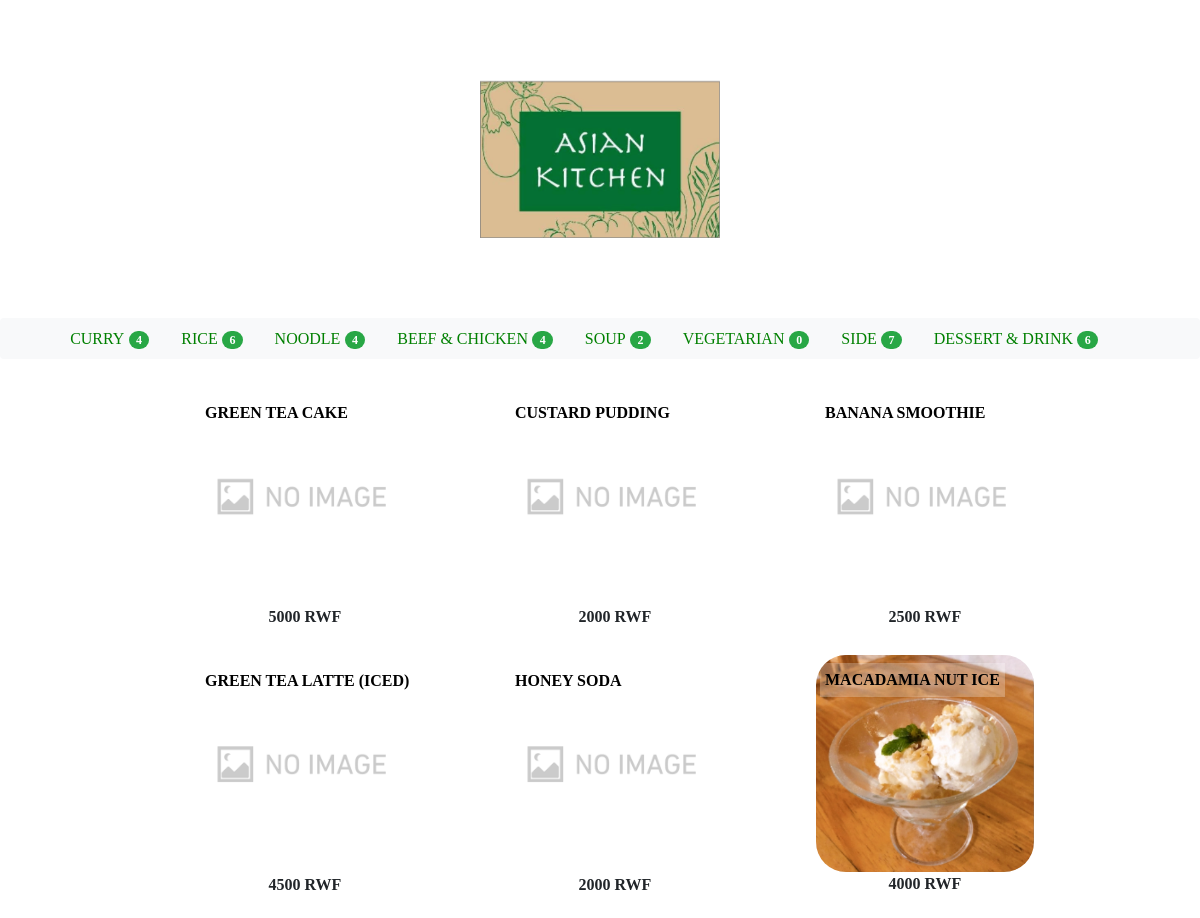
The app's page /categories/dessert_and_drink/ with its own data.
### delivery/models.py (models this page shows, shortened)
class Category(models.Model):
    kind = models.CharField(max_length=255)
    slug = models.SlugField(unique=True)
    timestamp = models.DateTimeField(auto_now_add=True)

class Food(models.Model):
    category = models.ForeignKey(Category, on_delete=models.PROTECT)
    name = models.CharField(max_length=255)
    price = models.IntegerField(default=0)
    description = models.TextField(blank=True)
    created_at = models.DateTimeField(auto_now_add=True)
    updated_at = models.DateTimeField(auto_now=True)
    published_at = models.DateTimeField(blank=True, null=True)
    image = models.ImageField(
        upload_to='food_images/', null=True, blank=True)
    is_sale = models.BooleanField(default=True)
    class Meta:
        ordering = ['-created_at']

### delivery/views.py (the view)
class CategoryFoodView(ListView):
    model = Food
    template_name = 'delivery/category_food.html'
    def get_queryset(self):
        category_slug = self.kwargs['category_slug']
        self.category = get_object_or_404(Category, slug=category_slug)
        qs = super().get_queryset().filter(category=self.category)
        return qs
    def get_context_data(self, **kwargs):
        context = super().get_context_data(**kwargs)
        context['category'] = self.category
        return context

### dbsite/context_processors.py (called while the page is built)
def common(request):
    context = {
        'categories': Category.objects.annotate(
            num_foods=Count('food', filter=Q(food__is_sale=True))),
    }
    return context

### delivery/templates/delivery/category_food.html (shortened to what this page needs)
{% extends "base.html" %}
{% load static %}
{% block content %}
<br>
<ul id="gallery">
  {% for food in object_list %}
  <li class="item">
    <figure>
      <a href="{% url 'delivery:detail_food' food.name %}">
        <img src="{{ food.image.url }}">
      </a>
      <p>{{ food.name }}</p>
      <figcaption>{{ food.price }} RWF</figcaption>
    </figure>
  </li>
  {% endfor %}
</ul>
{% endblock %}

### templates/base/navbar_v3.html (shortened to what this page needs)
<nav class="navbar navbar-expand-lg navbar-light bg-light rounded">
  <div class="collapse navbar-collapse justify-content-md-center" id="navbar">
    <ul class="navbar-nav">
      {% for category in categories|dictsort:"id" %}
      <li class="nav-item active">
        <a href="{% url 'delivery:category_food' category.slug %}" class="card-link">
          <font face="Comic Sans MS" color="green">{{ category.kind }}</font>
        </a>
        <span class="badge badge-success badge-pill">
          <font face="Comic Sans MS" >{{ category.num_foods }}</font></span>
      </li>
      {% endfor %}
    </ul>
  </div>
</nav>

### delivery/static/delivery/css/delivery.css (style rules this page uses)
#gallery { margin: 0 auto; overflow: hidden; transition: opacity 0.3s; opacity: 0; max-height: 100vh; box-sizing: border-box; }
#gallery.on { opacity: 1; max-height: 100%; }
#gallery li { max-width: 300px; padding: 5px; list-style: none; }
#gallery li img { max-width: 75%; height: auto; border-radius: 30px; }
#gallery li p { position: absolute; color: black; background: rgba(255,255,255,0.25); padding: 5px 5px; top: 5%; left: 15%; margin: 0; font-weight: 900; font-size: 1.em; font-family: Comic Sans MS; }
figure { text-align:center; }
figcaption { font-weight: 900; font-size: 1.em; font-family: Comic Sans MS; }

### records on screen
Category: kind "CURRY", num_foods "4"
Category: kind "RICE", num_foods "6"
Category: kind "NOODLE", num_foods "4"
Category: kind "BEEF & CHICKEN", num_foods "4"
Category: kind "SOUP", num_foods "2"
Category: kind "VEGETARIAN", num_foods "0"
Category: kind "SIDE", num_foods "7"
Category: kind "DESSERT & DRINK", num_foods "6"
Food: image (picture), name "GREEN TEA CAKE", price "5000"
Food: image (picture), name "CUSTARD PUDDING", price "2000"
Food: image (picture), name "BANANA SMOOTHIE", price "2500"
Food: image (picture), name "GREEN TEA LATTE (ICED)", price "4500"
Food: image (picture), name "HONEY SODA", price "2000"
Food: image (picture), name "MACADAMIA NUT ICE", price "4000"
